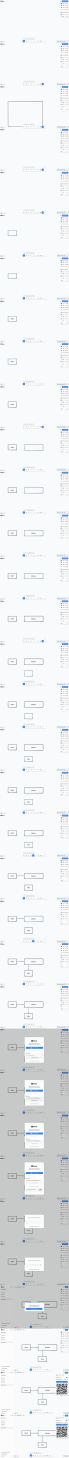
#> input picture v1/shots/plain-tester__comp1.jpg, 960 x 20400 px (shown at 1/14 size)
$ python -i flowmap.py   (imports and definitions only)
#> lines starting #> are read from the running program, lines starting #| are printed output that depends on the picture
"""Build the review page's flow graph (canvas.json): every distinct app screen is one node, every move a test run made
between two screens is an edge (cycles allowed), laid out in layers from the app's entry screens.

    python -m mvp.client_qa.flowmap flows.json shots.json canvas.json [--skip team]

flows.json: the review page's runs ([{id, title, steps:[{img, url, taps?}], tapsBound?}]).
shots.json: {"<flow id>": ["local/path/of/step0.png", ...]}; local screenshots, used only to tell screens apart.
Screens are matched by a perceptual hash with the status bar ignored. Edge labels come from the taps bound to each screen
(runs driven with mvp.client_qa.drive); `paths` keeps each run's node sequence so the page can step through a run.
"""
from __future__ import annotations

import argparse
import json

from PIL import Image

SAME = 50   # max hash distance for two screenshots to count as the same screen


def dhash(p: str) -> list[bool]:
#> called with p = '../../v1/shots/plain-tester__comp1.jpg'
    im = Image.open(p).convert("L"); w, h = im.size
#> after `w, h = im.size`: w = 960; h = 20400
    im = im.crop((0, int(h * 0.07), w, h)).resize((17, 32))
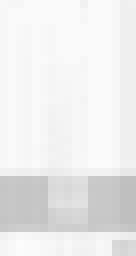
#> im: PIL image 17x32 L (shown 8 times larger); min 191, max 252, mean 236.4
    px = list(im.get_flattened_data() if hasattr(im, "get_flattened_data") else im.getdata())
#> px = 544 values, max 252 at index 512, min 191 at index 406, mean 236.4
    return [px[r * 17 + c] > px[r * 17 + c + 1] for r in range(32) for c in range(16)]


def dist(a, b) -> int:
    return sum(x != y for x, y in zip(a, b))


# [100 lines left out: functions tap_label, build, main, not called in this run]


# [2 lines not run here, left out]

>>> result = dhash('../../v1/shots/plain-tester__comp1.jpg')
#> result = 512 items, first 6: True, False, False, True, False, False

$ run again, on v1/shots/group-1__task1.jpg
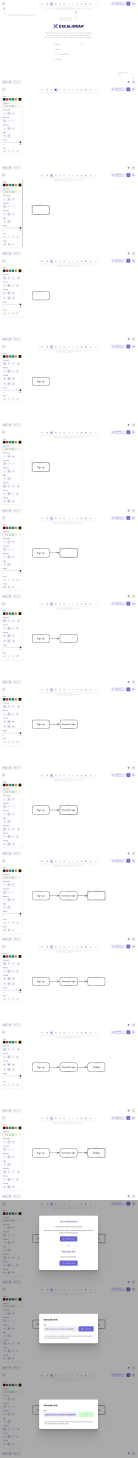
#> input picture v1/shots/group-1__task1.jpg, 960 x 10200 px (shown at 1/7 size)
#> in dhash, `im = im.crop((0, int(h * 0.07), w, h)).resize((17, 32))`:
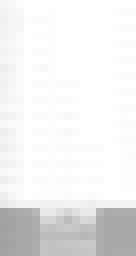
#> im: PIL image 17x32 L (shown 8 times larger); min 160, max 255, mean 238.7
#> px = 544 values, max 255 at index 3, min 160 at index 476, mean 238.7
#> result = 512 items, first 6: False, False, False, False, False, False

$ run again, on v1/shots/group-2__comp1.jpg
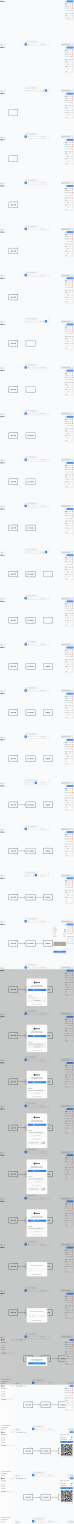
#> input picture v1/shots/group-2__comp1.jpg, 960 x 19800 px (shown at 1/13 size)
#> in dhash, `im = im.crop((0, int(h * 0.07), w, h)).resize((17, 32))`:
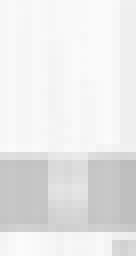
#> im: PIL image 17x32 L (shown 8 times larger); min 189, max 251, mean 233.3
#> px = 544 values, max 251 at index 302, min 189 at index 355, mean 233.3
#> result = 512 items, first 6: False, True, False, False, True, True
